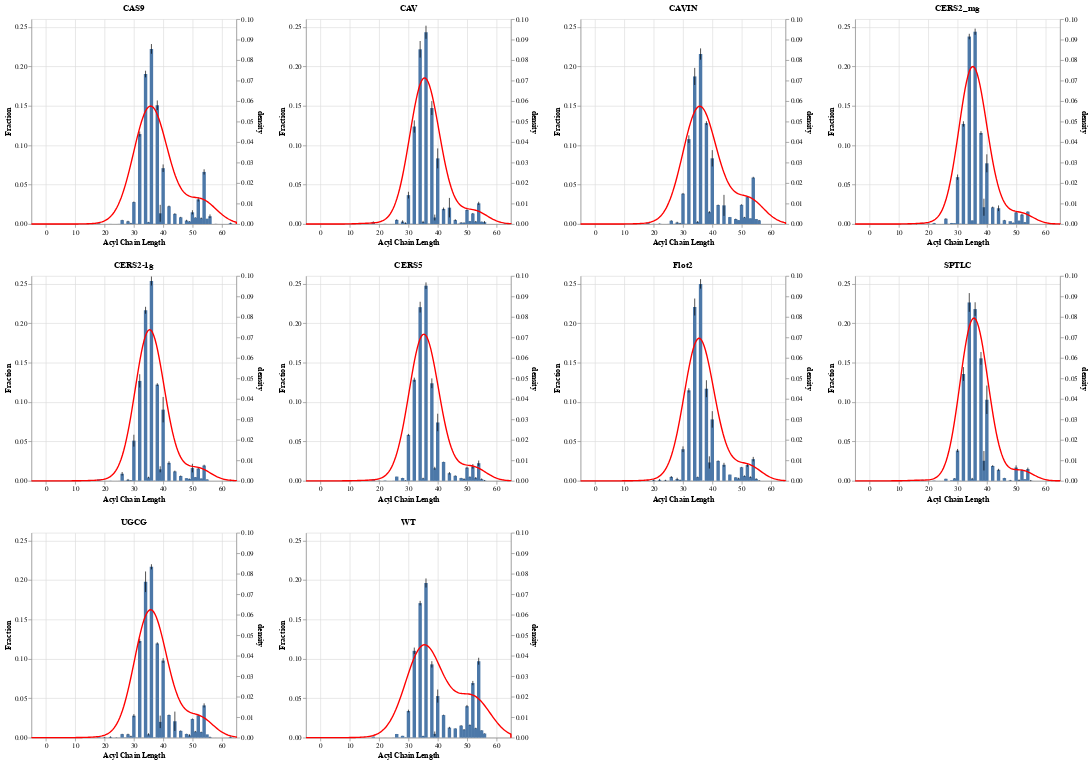

Write notebook code for a chart like this one.
### Code cell
chart_list = []
i = 0
for protein in ptnstd['protein'].unique():
    source = ptnstd[ptnstd['protein'] == protein]
    
    # create error bars
    err = alt.Chart(source).mark_errorbar(extent='stdev').encode(
        x='Acyl Chain Length:Q',
        y='Fraction:Q',
    )
    
    # create histogram
    bar = alt.Chart(source).mark_bar().encode(
        x='Acyl Chain Length:Q',
        y=alt.Y('mean(Fraction):Q').scale(domain=[0,.26]),
    ).properties(title=protein)
    
    # create density plot
    x = ptns['Acyl Chain Length']
    y = ptns[protein]

    a = sns.kdeplot(x=x, weights=y, label=protein)
    plt.legend()
    
    x, y = a.lines[i].get_data()
    # print(len(a.lines))
    s = pd.DataFrame({'x':x, 'density':y})
    
    dens = alt.Chart(s).mark_line(color='red').encode(
        x=alt.X('x').scale(domain=[0,60], clamp=True).title('Acyl Chain Length'),
        y=alt.Y('density').title('density').scale(domain=[0,.1]),
        tooltip=['x','density']
    )
    
    # append to chart list
    chart = alt.layer(bar+err, dens).resolve_scale(y='independent')
    
    chart_list.append(chart)
    
    i +=1
    

side_by_side_err = alt.hconcat(*chart_list[:3]) & alt.hconcat(*chart_list[3:6]) & alt.hconcat(*chart_list[6:9]) & chart_list[9]

# side_by_side_err2 = alt.hconcat(*chart_list[:4]) & alt.hconcat(*chart_list[4:8]) & alt.hconcat(*chart_list[8:])

# side_by_side_err2

### Figure 1 — Vega-Lite specification as saved in the notebook (floating-point values rounded to 4 significant figures; data arrays with more than 128 entries replaced by an {"elided": "..."} marker saying what was removed)
{"config": {"view": {"continuousWidth": 300, "continuousHeight": 300}}, "vconcat": [{"hconcat": [{"layer": [{"layer": [{"mark": {"type": "bar"}, "encoding": {"x": {"field": "Acyl Chain Length", "type": "quantitative"}, "y": {"aggregate": "mean", "field": "Fraction", "scale": {"domain": [0, 0.26]}, "type": "quantitative"}}, "title": "CAS9"}, {"mark": {"type": "errorbar", "extent": "stdev"}, "encoding": {"x": {"field": "Acyl Chain Length", "type": "quantitative"}, "y": {"field": "Fraction", "type": "quantitative"}}}], "data": {"name": "data-0e140cbde06a05112803624adbe51bd8"}}, {"data": {"name": "data-ec329c10bec2db222e72d663573dff2a"}, "mark": {"type": "line", "color": "red"}, "encoding": {"tooltip": [{"field": "x", "type": "quantitative"}, {"field": "density", "type": "quantitative"}], "x": {"field": "x", "scale": {"domain": [0, 60], "clamp": true}, "title": "Acyl Chain Length", "type": "quantitative"}, "y": {"field": "density", "scale": {"domain": [0, 0.1]}, "title": "density", "type": "quantitative"}}}], "resolve": {"scale": {"y": "independent"}}}, {"layer": [{"layer": [{"mark": {"type": "bar"}, "encoding": {"x": {"field": "Acyl Chain Length", "type": "quantitative"}, "y": {"aggregate": "mean", "field": "Fraction", "scale": {"domain": [0, 0.26]}, "type": "quantitative"}}, "title": "CAV"}, {"mark": {"type": "errorbar", "extent": "stdev"}, "encoding": {"x": {"field": "Acyl Chain Length", "type": "quantitative"}, "y": {"field": "Fraction", "type": "quantitative"}}}], "data": {"name": "data-cc2bc58d17b0c4a92ab9d878a3e1e896"}}, {"data": {"name": "data-152a75d22df4f3f878b45484ec8747e8"}, "mark": {"type": "line", "color": "red"}, "encoding": {"tooltip": [{"field": "x", "type": "quantitative"}, {"field": "density", "type": "quantitative"}], "x": {"field": "x", "scale": {"domain": [0, 60], "clamp": true}, "title": "Acyl Chain Length", "type": "quantitative"}, "y": {"field": "density", "scale": {"domain": [0, 0.1]}, "title": "density", "type": "quantitative"}}}], "resolve": {"scale": {"y": "independent"}}}, {"layer": [{"layer": [{"mark": {"type": "bar"}, "encoding": {"x": {"field": "Acyl Chain Length", "type": "quantitative"}, "y": {"aggregate": "mean", "field": "Fraction", "scale": {"domain": [0, 0.26]}, "type": "quantitative"}}, "title": "CAVIN"}, {"mark": {"type": "errorbar", "extent": "stdev"}, "encoding": {"x": {"field": "Acyl Chain Length", "type": "quantitative"}, "y": {"field": "Fraction", "type": "quantitative"}}}], "data": {"name": "data-363cd3c5b3123c69106a1ce587fade77"}}, {"data": {"name": "data-97bac56eed238ebbb264e8b23e0faeb9"}, "mark": {"type": "line", "color": "red"}, "encoding": {"tooltip": [{"field": "x", "type": "quantitative"}, {"field": "density", "type": "quantitative"}], "x": {"field": "x", "scale": {"domain": [0, 60], "clamp": true}, "title": "Acyl Chain Length", "type": "quantitative"}, "y": {"field": "density", "scale": {"domain": [0, 0.1]}, "title": "density", "type": "quantitative"}}}], "resolve": {"scale": {"y": "independent"}}}, {"layer": [{"layer": [{"mark": {"type": "bar"}, "encoding": {"x": {"field": "Acyl Chain Length", "type": "quantitative"}, "y": {"aggregate": "mean", "field": "Fraction", "scale": {"domain": [0, 0.26]}, "type": "quantitative"}}, "title": "CERS2_mg"}, {"mark": {"type": "errorbar", "extent": "stdev"}, "encoding": {"x": {"field": "Acyl Chain Length", "type": "quantitative"}, "y": {"field": "Fraction", "type": "quantitative"}}}], "data": {"name": "data-0ae249bd0a88a3a1af5ce70e6a57c3fc"}}, {"data": {"name": "data-d1f9b1422874de5d1e33f7695afb4259"}, "mark": {"type": "line", "color": "red"}, "encoding": {"tooltip": [{"field": "x", "type": "quantitative"}, {"field": "density", "type": "quantitative"}], "x": {"field": "x", "scale": {"domain": [0, 60], "clamp": true}, "title": "Acyl Chain Length", "type": "quantitative"}, "y": {"field": "density", "scale": {"domain": [0, 0.1]}, "title": "density", "type": "quantitative"}}}], "resolve": {"scale": {"y": "independent"}}}]}, {"hconcat": [{"layer": [{"layer": [{"mark": {"type": "bar"}, "encoding": {"x": {"field": "Acyl Chain Length", "type": "quantitative"}, "y": {"aggregate": "mean", "field": "Fraction", "scale": {"domain": [0, 0.26]}, "type": "quantitative"}}, "title": "CERS2-1g"}, {"mark": {"type": "errorbar", "extent": "stdev"}, "encoding": {"x": {"field": "Acyl Chain Length", "type": "quantitative"}, "y": {"field": "Fraction", "type": "quantitative"}}}], "data": {"name": "data-8928244519f60bf3943d783d239680a2"}}, {"data": {"name": "data-e3e9d1ac71c9ce8dcf8b07a64bb04a48"}, "mark": {"type": "line", "color": "red"}, "encoding": {"tooltip": [{"field": "x", "type": "quantitative"}, {"field": "density", "type": "quantitative"}], "x": {"field": "x", "scale": {"domain": [0, 60], "clamp": true}, "title": "Acyl Chain Length", "type": "quantitative"}, "y": {"field": "density", "scale": {"domain": [0, 0.1]}, "title": "density", "type": "quantitative"}}}], "resolve": {"scale": {"y": "independent"}}}, {"layer": [{"layer": [{"mark": {"type": "bar"}, "encoding": {"x": {"field": "Acyl Chain Length", "type": "quantitative"}, "y": {"aggregate": "mean", "field": "Fraction", "scale": {"domain": [0, 0.26]}, "type": "quantitative"}}, "title": "CERS5"}, {"mark": {"type": "errorbar", "extent": "stdev"}, "encoding": {"x": {"field": "Acyl Chain Length", "type": "quantitative"}, "y": {"field": "Fraction", "type": "quantitative"}}}], "data": {"name": "data-72a4758ad72767c398cdf6b47f78aa94"}}, {"data": {"name": "data-0c9c5fc9e973488ab0cea525f3d9958a"}, "mark": {"type": "line", "color": "red"}, "encoding": {"tooltip": [{"field": "x", "type": "quantitative"}, {"field": "density", "type": "quantitative"}], "x": {"field": "x", "scale": {"domain": [0, 60], "clamp": true}, "title": "Acyl Chain Length", "type": "quantitative"}, "y": {"field": "density", "scale": {"domain": [0, 0.1]}, "title": "density", "type": "quantitative"}}}], "resolve": {"scale": {"y": "independent"}}}, {"layer": [{"layer": [{"mark": {"type": "bar"}, "encoding": {"x": {"field": "Acyl Chain Length", "type": "quantitative"}, "y": {"aggregate": "mean", "field": "Fraction", "scale": {"domain": [0, 0.26]}, "type": "quantitative"}}, "title": "Flot2"}, {"mark": {"type": "errorbar", "extent": "stdev"}, "encoding": {"x": {"field": "Acyl Chain Length", "type": "quantitative"}, "y": {"field": "Fraction", "type": "quantitative"}}}], "data": {"name": "data-a5d1b7f51dd2c6bdd86ca65f70bdddbb"}}, {"data": {"name": "data-ed6d27cff8d1d0ce66b2318a877e3aea"}, "mark": {"type": "line", "color": "red"}, "encoding": {"tooltip": [{"field": "x", "type": "quantitative"}, {"field": "density", "type": "quantitative"}], "x": {"field": "x", "scale": {"domain": [0, 60], "clamp": true}, "title": "Acyl Chain Length", "type": "quantitative"}, "y": {"field": "density", "scale": {"domain": [0, 0.1]}, "title": "density", "type": "quantitative"}}}], "resolve": {"scale": {"y": "independent"}}}, {"layer": [{"layer": [{"mark": {"type": "bar"}, "encoding": {"x": {"field": "Acyl Chain Length", "type": "quantitative"}, "y": {"aggregate": "mean", "field": "Fraction", "scale": {"domain": [0, 0.26]}, "type": "quantitative"}}, "title": "SPTLC"}, {"mark": {"type": "errorbar", "extent": "stdev"}, "encoding": {"x": {"field": "Acyl Chain Length", "type": "quantitative"}, "y": {"field": "Fraction", "type": "quantitative"}}}], "data": {"name": "data-2f628a3bb4d31cdf086f32e3fa17789f"}}, {"data": {"name": "data-39141a85b58b86cc6edf0b0d476a0625"}, "mark": {"type": "line", "color": "red"}, "encoding": {"tooltip": [{"field": "x", "type": "quantitative"}, {"field": "density", "type": "quantitative"}], "x": {"field": "x", "scale": {"domain": [0, 60], "clamp": true}, "title": "Acyl Chain Length", "type": "quantitative"}, "y": {"field": "density", "scale": {"domain": [0, 0.1]}, "title": "density", "type": "quantitative"}}}], "resolve": {"scale": {"y": "independent"}}}]}, {"hconcat": [{"layer": [{"layer": [{"mark": {"type": "bar"}, "encoding": {"x": {"field": "Acyl Chain Length", "type": "quantitative"}, "y": {"aggregate": "mean", "field": "Fraction", "scale": {"domain": [0, 0.26]}, "type": "quantitative"}}, "title": "UGCG"}, {"mark": {"type": "errorbar", "extent": "stdev"}, "encoding": {"x": {"field": "Acyl Chain Length", "type": "quantitative"}, "y": {"field": "Fraction", "type": "quantitative"}}}], "data": {"name": "data-667acebbb8b0c4bfe87015bd7fa05579"}}, {"data": {"name": "data-65e5fe18ea838b06fb6b39a95964b2c8"}, "mark": {"type": "line", "color": "red"}, "encoding": {"tooltip": [{"field": "x", "type": "quantitative"}, {"field": "density", "type": "quantitative"}], "x": {"field": "x", "scale": {"domain": [0, 60], "clamp": true}, "title": "Acyl Chain Length", "type": "quantitative"}, "y": {"field": "density", "scale": {"domain": [0, 0.1]}, "title": "density", "type": "quantitative"}}}], "resolve": {"scale": {"y": "independent"}}}, {"layer": [{"layer": [{"mark": {"type": "bar"}, "encoding": {"x": {"field": "Acyl Chain Length", "type": "quantitative"}, "y": {"aggregate": "mean", "field": "Fraction", "scale": {"domain": [0, 0.26]}, "type": "quantitative"}}, "title": "WT"}, {"mark": {"type": "errorbar", "extent": "stdev"}, "encoding": {"x": {"field": "Acyl Chain Length", "type": "quantitative"}, "y": {"field": "Fraction", "type": "quantitative"}}}], "data": {"name": "data-038e6707c63ca33725c4cf506216ceb4"}}, {"data": {"name": "data-ee5df81b9c80569ce17904bf55a9817a"}, "mark": {"type": "line", "color": "red"}, "encoding": {"tooltip": [{"field": "x", "type": "quantitative"}, {"field": "density", "type": "quantitative"}], "x": {"field": "x", "scale": {"domain": [0, 60], "clamp": true}, "title": "Acyl Chain Length", "type": "quantitative"}, "y": {"field": "density", "scale": {"domain": [0, 0.1]}, "title": "density", "type": "quantitative"}}}], "resolve": {"scale": {"y": "independent"}}}]}], "$schema": "https://vega.github.io/schema/vega-lite/v5.16.3.json", "datasets": {"data-0e140cbde06a05112803624adbe51bd8": {"elided": "172 records"}, "data-ec329c10bec2db222e72d663573dff2a": {"elided": "200 records"}, "data-cc2bc58d17b0c4a92ab9d878a3e1e896": {"elided": "172 records"}, "data-152a75d22df4f3f878b45484ec8747e8": {"elided": "200 records"}, "data-363cd3c5b3123c69106a1ce587fade77": {"elided": "172 records"}, "data-97bac56eed238ebbb264e8b23e0faeb9": {"elided": "200 records"}, "data-0ae249bd0a88a3a1af5ce70e6a57c3fc": {"elided": "172 records"}, "data-d1f9b1422874de5d1e33f7695afb4259": {"elided": "200 records"}, "data-8928244519f60bf3943d783d239680a2": {"elided": "172 records"}, "data-e3e9d1ac71c9ce8dcf8b07a64bb04a48": {"elided": "200 records"}, "data-72a4758ad72767c398cdf6b47f78aa94": {"elided": "172 records"}, "data-0c9c5fc9e973488ab0cea525f3d9958a": {"elided": "200 records"}, "data-a5d1b7f51dd2c6bdd86ca65f70bdddbb": {"elided": "172 records"}, "data-ed6d27cff8d1d0ce66b2318a877e3aea": {"elided": "200 records"}, "data-2f628a3bb4d31cdf086f32e3fa17789f": {"elided": "172 records"}, "data-39141a85b58b86cc6edf0b0d476a0625": {"elided": "200 records"}, "data-667acebbb8b0c4bfe87015bd7fa05579": {"elided": "172 records"}, "data-65e5fe18ea838b06fb6b39a95964b2c8": {"elided": "200 records"}, "data-038e6707c63ca33725c4cf506216ceb4": {"elided": "172 records"}, "data-ee5df81b9c80569ce17904bf55a9817a": {"elided": "200 records"}}}
